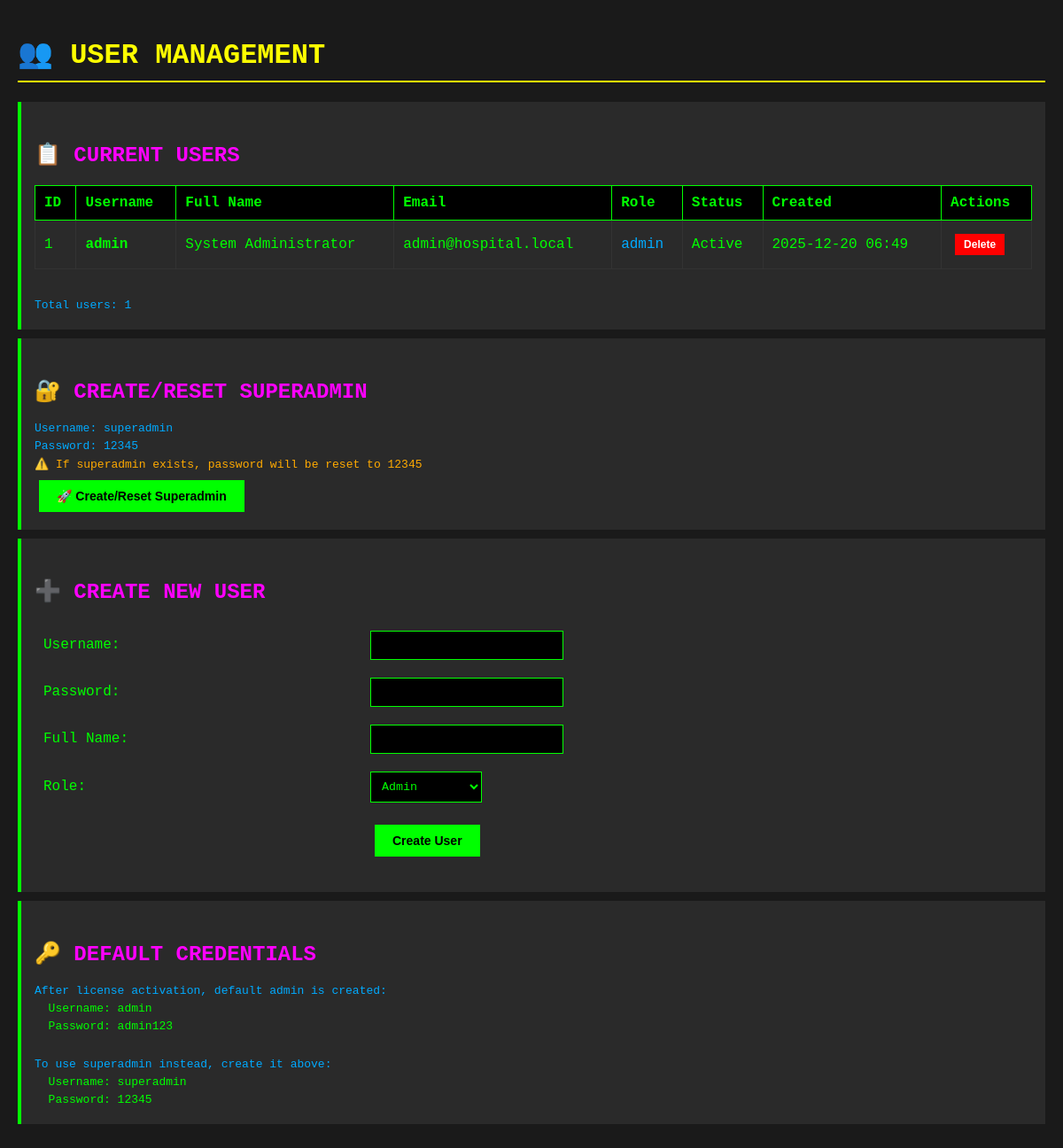
The page /manage_users.php on the database its author committed.
### tables this page shows
CREATE TABLE IF NOT EXISTS `users` (
  `id` int(11) UNSIGNED NOT NULL AUTO_INCREMENT,
  `username` varchar(50) NOT NULL,
  `password_hash` varchar(255) NOT NULL,
  `full_name` varchar(100) DEFAULT NULL,
  `email` varchar(100) DEFAULT NULL,
  `role` enum('admin','doctor','viewer') NOT NULL DEFAULT 'viewer',
  `is_active` tinyint(1) NOT NULL DEFAULT 1,
  `last_login` datetime DEFAULT NULL,
  `created_at` timestamp NOT NULL DEFAULT CURRENT_TIMESTAMP,
  `updated_at` timestamp NOT NULL DEFAULT CURRENT_TIMESTAMP ON UPDATE CURRENT_TIMESTAMP,
  PRIMARY KEY (`id`),
  UNIQUE KEY `username` (`username`),
  UNIQUE KEY `email` (`email`)
);

### www/manage_users.php (the view, shortened to what this page needs)
<!DOCTYPE html>
<html>
<head>
</head>
<body>
    <h1>👥 USER MANAGEMENT</h1>
<?php
$db = getDbConnection();
echo '<div class="section">';
echo '<h2>📋 CURRENT USERS</h2>';
$result = $db->query("SELECT id, username, full_name, email, role, is_active, created_at FROM users ORDER BY id ASC");
if ($result && $result->num_rows > 0) {
    echo '<table>';
    echo '<tr>';
    echo '<th>ID</th>';
    echo '<th>Username</th>';
    echo '<th>Full Name</th>';
    echo '<th>Email</th>';
    echo '<th>Role</th>';
    echo '<th>Status</th>';
    echo '<th>Created</th>';
    echo '<th>Actions</th>';
    echo '</tr>';
    while ($row = $result->fetch_assoc()) {
        $statusClass = $row['is_active'] ? 'success' : 'error';
        $statusText = $row['is_active'] ? 'Active' : 'Inactive';
        echo '<tr>';
        echo '<td>' . $row['id'] . '</td>';
        echo '<td><strong>' . htmlspecialchars($row['username']) . '</strong></td>';
        echo '<td>' . htmlspecialchars($row['full_name'] ?? 'N/A') . '</td>';
        echo '<td>' . htmlspecialchars($row['email'] ?? 'N/A') . '</td>';
        echo '<td class="' . ($row['role'] === 'super_admin' ? 'warning' : 'info') . '">' . htmlspecialchars($row['role']) . '</td>';
        echo '<td class="' . $statusClass . '">' . $statusText . '</td>';
        echo '<td>' . date('Y-m-d H:i', strtotime($row['created_at'])) . '</td>';
        echo '<td>';
        echo '<form method="post" style="display: inline;" onsubmit="return confirm(\'Delete this user?\')">';
        echo '<button type="submit" name="delete_user" class="btn btn-danger" style="padding: 5px 10px; font-size: 12px;">Delete</button>';
        echo '</form>';
        echo '</td>';
        echo '</tr>';
    }
    echo '</table>';
    echo '<br><pre class="info">Total users: ' . $result->num_rows . '</pre>';
} else {
    echo '<pre class="warning">⚠️ No users found in database!</pre>';
}
echo '</div>';
echo '<div class="section">';
echo '<h2>🔐 CREATE/RESET SUPERADMIN</h2>';
echo '<pre class="info">Username: superadmin</pre>';
echo '<pre class="info">Password: 12345</pre>';
echo '<pre class="warning">⚠️ If superadmin exists, password will be reset to 12345</pre>';
echo '<form method="post">';
echo '<button type="submit" name="create_superadmin" class="btn">🚀 Create/Reset Superadmin</button>';
echo '</form>';
echo '</div>';
echo '<div class="section">';
echo '<h2>➕ CREATE NEW USER</h2>';
echo '<form method="post">';
echo '<table style="border: none;">';
echo '<tr>';
echo '<td style="border: none;">Username:</td>';
echo '<td style="border: none;"><input type="text" name="username" required></td>';
echo '</tr>';
echo '<tr>';
echo '<td style="border: none;">Password:</td>';
echo '<td style="border: none;"><input type="password" name="password" required></td>';
echo '</tr>';
echo '<tr>';
echo '<td style="border: none;">Full Name:</td>';
echo '<td style="border: none;"><input type="text" name="full_name" required></td>';
echo '</tr>';
echo '<tr>';
echo '<td style="border: none;">Role:</td>';
echo '<td style="border: none;">';
echo '<select name="role">';
echo '<option value="admin">Admin</option>';
echo '</select>';
echo '</td>';
echo '</tr>';
echo '<tr>';
echo '<td style="border: none;"></td>';
echo '<td style="border: none;"><button type="submit" name="create_user" class="btn">Create User</button></td>';
echo '</tr>';
echo '</table>';
echo '</form>';
echo '</div>';
echo '<div class="section">';
echo '<h2>🔑 DEFAULT CREDENTIALS</h2>';
echo '<pre class="info">After license activation, default admin is created:</pre>';
echo '<pre>  Username: admin</pre>';
echo '<pre>  Password: admin123</pre>';
echo '<br>';
echo '<pre class="info">To use superadmin instead, create it above:</pre>';
echo '<pre>  Username: superadmin</pre>';
echo '<pre>  Password: 12345</pre>';
echo '</div>';
?>
</body>
</html>

### www/manage_users.php (style rules this page uses)
body { font-family: 'Courier New', monospace; background: #1a1a1a; color: #00ff00; padding: 20px; max-width: 1200px; margin: 0 auto; }
.success { color: #00ff00; }
.warning { color: #ffaa00; }
.info { color: #00aaff; }
h1 { color: #ffff00; border-bottom: 2px solid #ffff00; padding-bottom: 10px; }
h2 { color: #ff00ff; margin-top: 30px; }
.section { background: #2a2a2a; padding: 15px; margin: 10px 0; border-left: 4px solid #00ff00; }
table { width: 100%; border-collapse: collapse; margin: 10px 0; }
th { background: #000; color: #00ff00; padding: 10px; text-align: left; border: 1px solid #00ff00; }
td { padding: 10px; border: 1px solid #333; }
.btn { background: #00ff00; color: #000; padding: 10px 20px; border: none; font-weight: bold; cursor: pointer; font-size: 14px; margin: 5px; }
.btn-danger { background: #ff0000; color: #fff; }
pre { margin: 5px 0; }
input[type="text"], input[type="password"] { background: #000; color: #00ff00; border: 1px solid #00ff00; padding: 8px; font-family: 'Courier New', monospace; width: 200px; }
select { background: #000; color: #00ff00; border: 1px solid #00ff00; padding: 8px; font-family: 'Courier New', monospace; }

### rows shown on the page
users: id "1", username "admin", full_name "System Administrator", email "admin@hospital.local", role "admin", is_active "Active", created_at "2025-12-20 06:49"

### other values the page prints
$result->num_rows "1"
